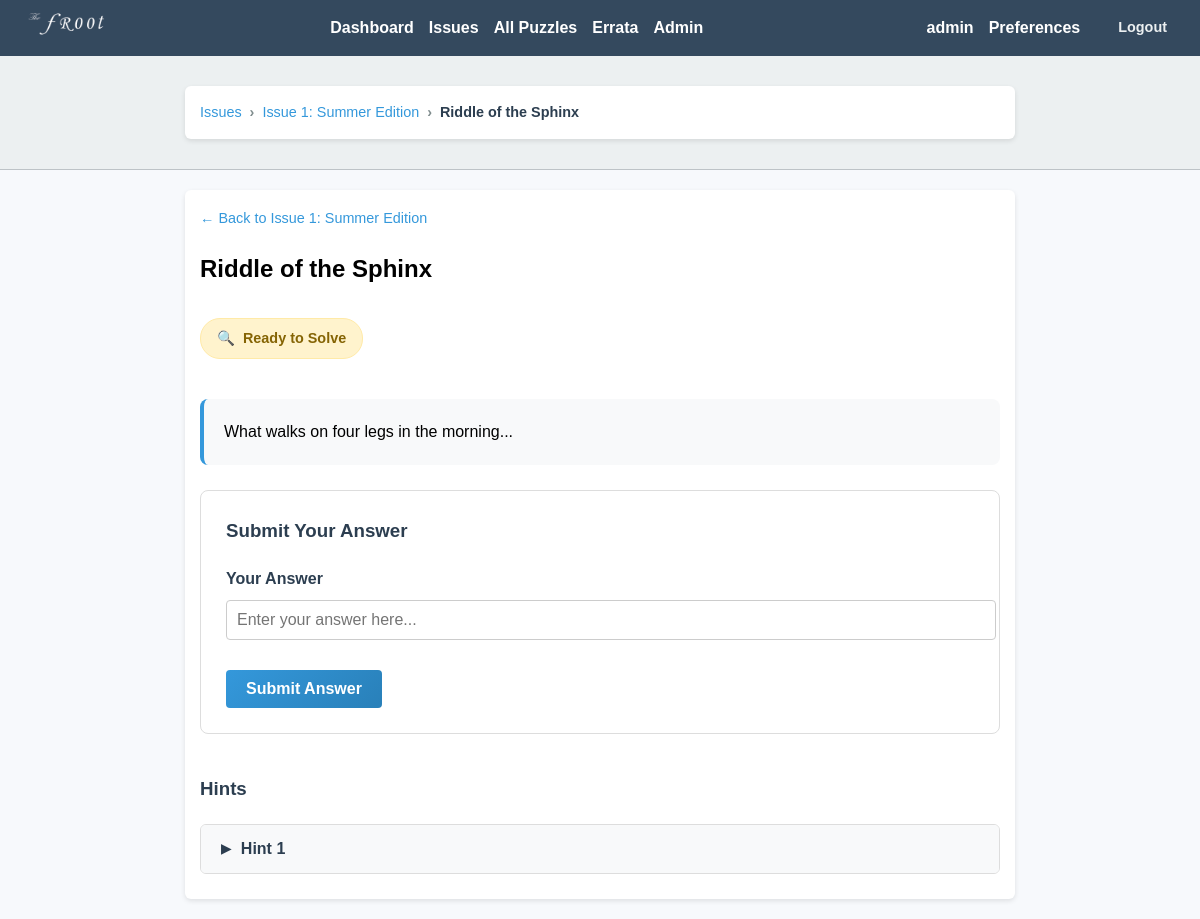
The page /puzzle/1 (signed in) on the database its author committed.
### app/models.py (models this page shows, shortened)
class User(UserMixin, db.Model):
    id = db.Column(db.Integer, primary_key=True)
    username = db.Column(db.String(150), unique=True, nullable=False)
    email = db.Column(db.String(150), unique=True, nullable=False)
    display_name = db.Column(db.String(150), nullable=True)
    password_hash = db.Column(db.String(200), nullable=False)
    is_admin = db.Column(db.Boolean, default=False)
    email_notifications = db.Column(db.Boolean, default=True)
    notify_new_issues = db.Column(db.Boolean, default=True)
    notify_new_hints = db.Column(db.Boolean, default=True)
    submissions = db.relationship('Submission', backref='user', lazy=True)

class Issue(db.Model):
    id = db.Column(db.Integer, primary_key=True)
    title = db.Column(db.String(200), nullable=False)
    description = db.Column(db.Text, nullable=True)
    pdf_filename = db.Column(db.String(200), nullable=True)
    answer_pdf_filename = db.Column(db.String(200), nullable=True)
    available_date = db.Column(db.DateTime(timezone=True), nullable=False, default=lambda: datetime.now(timezone.utc))
    puzzles = db.relationship('Puzzle', backref='issue', lazy=True)

class Puzzle(db.Model):
    id = db.Column(db.Integer, primary_key=True)
    title = db.Column(db.String(200), nullable=False)
    description = db.Column(db.Text, nullable=False)
    answer_hash = db.Column(db.String(200), nullable=False)
    created_at = db.Column(db.DateTime, default=lambda: datetime.now(timezone.utc))
    issue_id = db.Column(db.Integer, db.ForeignKey('issue.id'), nullable=True)
    hints = db.relationship('Hint', backref='puzzle', lazy=True)
    submissions = db.relationship('Submission', backref='puzzle', lazy=True)

class Hint(db.Model):
    id = db.Column(db.Integer, primary_key=True)
    puzzle_id = db.Column(db.Integer, db.ForeignKey('puzzle.id'), nullable=False)
    hint_text = db.Column(db.Text, nullable=False)
    unlock_date = db.Column(db.Date, nullable=False)

### app/puzzles.py (the view, shortened to what this page needs)
@puzzle_bp.route('/puzzle/<int:puzzle_id>', methods=['GET', 'POST'])
@login_required
def puzzle_detail(puzzle_id):
    puzzle = Puzzle.query.get_or_404(puzzle_id)
    issue = puzzle.issue
    now = datetime.now(timezone.utc)
    if issue and compare_dates(now, issue.available_date):
        flash(f"🕒 This puzzle is part of '{issue.title}', which will be available on {issue.available_date.strftime('%B %d, %Y')}.")
        return redirect(url_for('puzzle.list_issues'))
    form = AnswerForm()
    user_submission = Submission.query.filter_by(
        user_id=current_user.id, puzzle_id=puzzle_id, is_correct=True
    ).first()
    unlocked_hints = Hint.query.filter(
        Hint.puzzle_id == puzzle_id,
        Hint.unlock_date <= date.today()
    ).order_by(Hint.unlock_date).all()
    return render_template(
        'puzzle_detail.html',
        puzzle=puzzle,
        form=form,
        unlocked_hints=unlocked_hints,
        correct=user_submission is not None
    )

### app/forms.py
class AnswerForm(FlaskForm):
    answer = StringField('Your Answer', validators=[DataRequired()])
    submit = SubmitField('Submit Answer')

### app/utils.py (called while the page is built)
def compare_dates(date1, date2):
    if date1 and date1.tzinfo is None:
        date1 = date1.replace(tzinfo=timezone.utc)
    if date2 and date2.tzinfo is None:
        date2 = date2.replace(tzinfo=timezone.utc)
    return date1 < date2

### app/templates/puzzle_detail.html (shortened to what this page needs)
{% extends "base.html" %}
{% block breadcrumbs %}
<div class="breadcrumbs">
  <div class="container">
    {% if puzzle.issue %}
      <a href="{{ url_for('puzzle.list_issues') }}">Issues</a>
      <span class="breadcrumb-separator">›</span>
      <a href="{{ url_for('puzzle.issue_detail', issue_id=puzzle.issue.id) }}">{{ puzzle.issue.title }}</a>
      <span class="breadcrumb-separator">›</span>
      <span class="breadcrumb-current">{{ puzzle.title }}</span>
    {% else %}
      <a href="{{ url_for('puzzle.list_puzzles') }}">All Puzzles</a>
      <span class="breadcrumb-separator">›</span>
      <span class="breadcrumb-current">{{ puzzle.title }}</span>
    {% endif %}
  </div>
</div>
{% endblock %}
{% block content %}
<div class="puzzle-header">
  <div class="puzzle-nav">
    {% if puzzle.issue %}
      <a href="{{ url_for('puzzle.issue_detail', issue_id=puzzle.issue.id) }}" class="back-link">
        ← Back to {{ puzzle.issue.title }}
      </a>
    {% else %}
      <a href="{{ url_for('puzzle.list_puzzles') }}" class="back-link">
        ← Back to All Puzzles
      </a>
    {% endif %}
  </div>
  <h2>{{ puzzle.title }}</h2>
  {% if correct %}
    <div class="puzzle-status solved-status">
      <span class="status-icon">✅</span>
      <span class="status-text">Puzzle Solved!</span>
    </div>
  {% else %}
    <div class="puzzle-status unsolved-status">
      <span class="status-icon">🔍</span>
      <span class="status-text">Ready to Solve</span>
    </div>
  {% endif %}
</div>
<div class="puzzle-content">
  <div class="puzzle-description">
    {{ puzzle.description }}
  </div>
  {% if correct %}
    <div class="success-message">
      <div class="success-header">
        <h3>🎉 Congratulations!</h3>
        <p>You've successfully solved this puzzle.</p>
      </div>
      {% set user_submission = None %}
      {% for submission in puzzle.submissions %}
        {% if submission.user_id == current_user.id and submission.is_correct %}
          {% set user_submission = submission %}
        {% endif %}
      {% endfor %}
      {% if user_submission %}
        <div class="user-solution">
          <strong>Your answer:</strong> <span class="answer-text">{{ user_submission.submitted_answer }}</span>
        </div>
        <div class="submission-time">
          Solved on <span data-utc-datetime="{{ user_submission.submitted_at.strftime('%Y-%m-%d %H:%M:%S') }}" data-format="full">{{ user_submission.submitted_at.strftime('%B %d, %Y at %I:%M %p') }}</span>
        </div>
      {% endif %}
    </div>
  {% else %}
    <div class="puzzle-form">
      <h3>Submit Your Answer</h3>
      <form method="POST" id="puzzle-form">
        <div class="form-group">
          {{ form.answer.label(class="form-label") }}
          {{ form.answer(size=40, class="form-input", placeholder="Enter your answer here...") }}
        </div>
        <div class="form-actions">
          {{ form.submit(class="submit-btn") }}
        </div>
      </form>
    </div>
  {% endif %}
</div>
<div class="hints-section">
  <h3>Hints</h3>
  {% if unlocked_hints %}
    <div>
      {% for hint in unlocked_hints %}
        <div class="hint-item">
          <button class="hint-toggle" type="button" onclick="toggleHint('{{ hint.id }}')">
            <span class="hint-icon">▶</span>
            <span class="hint-label">Hint {{ loop.index }}</span>
          </button>
        </div>
      {% endfor %}
    </div>
  {% else %}
    <div class="no-hints">
      <p>🤔 No hints are available yet. Check back later!</p>
    </div>
  {% endif %}
</div>
{% endblock %}

### app/templates/base.html (shortened to what this page needs)
<!DOCTYPE html>
<html>
<head>
    <link rel="stylesheet" href="{{ url_for('static', filename='style.css') }}">
</head>
<body>
  <nav>
    <div class="nav-content">
      <div class="nav-logo">
        <img src="{{ url_for('static', filename='img/logo.png') }}" alt="Logo">
      </div>
      <div class="nav-links">
        {% if current_user.is_authenticated %}
            <a href="{{ url_for('puzzle.user_dashboard') }}">Dashboard</a>
            <a href="{{ url_for('puzzle.list_issues') }}">Issues</a>
            <a href="{{ url_for('puzzle.list_puzzles') }}">All Puzzles</a>
            <a href="{{ url_for('puzzle.errata_list') }}">Errata</a>
            {% if current_user.is_admin %}
                <a href="{{ url_for('admin.dashboard') }}">Admin</a>
            {% endif %}
        {% else %}
            <a href="{{ url_for('main.index') }}">Home</a>
            <a href="{{ url_for('puzzle.errata_list') }}">Errata</a>
            <a href="{{ url_for('auth.login') }}">Login</a>
            <a href="{{ url_for('auth.register') }}">Register</a>
        {% endif %}
      </div>
      {% if current_user.is_authenticated %}
        <div class="user-profile">
          <div class="user-info">
            <span class="user-name">{{ current_user.username }}</span>
            <a href="{{ url_for('auth.preferences') }}" class="preferences-link">Preferences</a>
            <a href="{{ url_for('auth.logout') }}" class="logout-link">Logout</a>
          </div>
        </div>
      {% endif %}
    </div>
</nav>
  {% block breadcrumbs %}{% endblock %}
  <div class="container">
        {% block content %}{% endblock %}
    </div>
</body>
</html>

### app/static/style.css (style rules this page uses)
body { font-family: Arial, sans-serif; background-color: #f7f9fc; margin: 0; padding: 0; line-height: 1.6; }
nav { background-color: #34495e; padding: 10px; color: white; }
.nav-content { display: flex; justify-content: space-between; align-items: center; gap: 20px; }
.nav-links { display: flex; align-items: center; }
nav a { color: white; margin-right: 15px; text-decoration: none; font-weight: bold; }
.nav-logo img { height: 28px; width: auto; }
.user-profile { display: flex; align-items: center; }
.user-info { display: flex; align-items: center; gap: 15px; }
.user-name { color: white; font-weight: bold; }
.logout-link { color: #ecf0f1; text-decoration: none; font-size: 0.9em; padding: 4px 8px; border-radius: 4px; transition: background-color 0.3s ease; }
.breadcrumbs { background-color: #ecf0f1; border-bottom: 1px solid #bdc3c7; padding: 10px 0; }
.breadcrumbs .container { display: flex; align-items: center; gap: 8px; font-size: 0.9em; }
.breadcrumbs a { color: #3498db; text-decoration: none; }
.breadcrumb-separator { color: #7f8c8d; font-weight: bold; }
.breadcrumb-current { color: #2c3e50; font-weight: 600; }
.container { max-width: 800px; margin: 20px auto; padding: 15px; background-color: white; border-radius: 6px; box-shadow: 0 2px 5px rgba(0, 0, 0, 0.1); }
form input[type="text"], form textarea, form input[type="email"], form input[type="password"], form select { width: 100%; padding: 10px; margin-bottom: 10px; border: 1px solid #ccc; border-radius: 4px; }
form input[type="submit"], form button { padding: 10px 20px; background-color: #2ecc71; color: white; border: none; border-radius: 4px; cursor: pointer; }
.hint-toggle { background: none; border: none; color: #2c3e50; font-weight: bold; cursor: pointer; padding: 0; font-size: 1em; }
.puzzle-status { margin-bottom: 10px; }
.puzzle-header { margin-bottom: 30px; }
.puzzle-nav { margin-bottom: 15px; }
.back-link { color: #3498db; text-decoration: none; font-size: 0.9em; display: inline-flex; align-items: center; gap: 5px; }
.puzzle-status { display: inline-flex; align-items: center; gap: 8px; padding: 8px 16px; border-radius: 20px; font-weight: 600; font-size: 0.9em; margin-top: 10px; }
.unsolved-status { background: #fff3cd; color: #856404; border: 1px solid #ffeaa7; }
.puzzle-content { margin: 30px 0; }
.puzzle-description { background: #f8f9fa; padding: 20px; border-radius: 8px; border-left: 4px solid #3498db; margin-bottom: 25px; line-height: 1.6; }
.puzzle-form { background: white; border: 1px solid #ddd; border-radius: 8px; padding: 25px; margin: 20px 0; }
.puzzle-form h3 { color: #2c3e50; margin: 0 0 20px 0; }
.form-group { margin-bottom: 20px; }
.form-label { display: block; font-weight: 600; color: #2c3e50; margin-bottom: 8px; }
.form-input { width: 100%; padding: 12px 16px; border: 2px solid #ddd; border-radius: 6px; font-size: 1em; transition: border-color 0.3s ease; }
.form-actions { margin-top: 20px; }
.submit-btn { background: linear-gradient(135deg, #3498db, #2980b9); color: white; border: none; padding: 12px 30px; border-radius: 6px; font-size: 1em; font-weight: 600; cursor: pointer; transition: transform 0.2s ease, box-shadow 0.2s ease; }
.hints-section { margin-top: 40px; }
.hints-section h3 { color: #2c3e50; margin-bottom: 20px; }
.hint-item { border: 1px solid #ddd; border-radius: 6px; margin-bottom: 10px; overflow: hidden; }
.hint-toggle { width: 100%; background: #f8f9fa; border: none; padding: 15px 20px; text-align: left; cursor: pointer; display: flex; align-items: center; gap: 10px; font-size: 1em; font-weight: 600; color: #2c3e50; transition: background-color 0.3s ease; }
.hint-icon { font-size: 0.8em; transition: transform 0.3s ease; }

### rows shown on the page
User: username "admin"
Issue: issue "Issue 1: Summer Edition"
Puzzle: title "Riddle of the Sphinx", description "What walks on four legs in the morning..."
